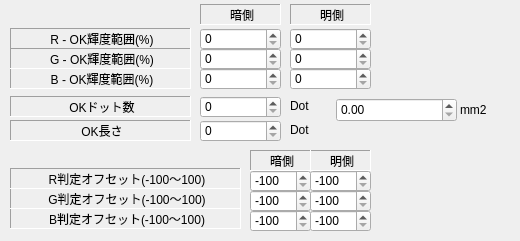
      <widget class="QWidget" name="tab_10">
       <attribute name="title">
        <string>RGB</string>
       </attribute>
       <widget class="QSpinBox" name="EditGThrOffsetBL">
        <property name="geometry">
         <rect>
          <x>250</x>
          <y>190</y>
          <width>61</width>
          <height>22</height>
         </rect>
        </property>
        <property name="minimum">
         <number>-100</number>
        </property>
        <property name="maximum">
         <number>100</number>
        </property>
        <property name="value">
         <number>-100</number>
        </property>
       </widget>
       <widget class="QLabel" name="label_39">
        <property name="geometry">
         <rect>
          <x>10</x>
          <y>208</y>
          <width>231</width>
          <height>21</height>
         </rect>
        </property>
        <property name="frameShape">
         <enum>QFrame::Panel</enum>
        </property>
        <property name="frameShadow">
         <enum>QFrame::Sunken</enum>
        </property>
        <property name="text">
         <string>B判定オフセット(-100～100)</string>
        </property>
        <property name="alignment">
         <set>Qt::AlignCenter|Qt::AlignHCenter|Qt::AlignLeading|Qt::AlignLeft|Qt::AlignVCenter</set>
        </property>
       </widget>
       <widget class="QLabel" name="label_37">
        <property name="geometry">
         <rect>
          <x>10</x>
          <y>188</y>
          <width>231</width>
          <height>21</height>
         </rect>
        </property>
        <property name="frameShape">
         <enum>QFrame::Panel</enum>
        </property>
        <property name="frameShadow">
         <enum>QFrame::Sunken</enum>
        </property>
        <property name="text">
         <string>G判定オフセット(-100～100)</string>
        </property>
        <property name="alignment">
         <set>Qt::AlignCenter|Qt::AlignHCenter|Qt::AlignLeading|Qt::AlignLeft|Qt::AlignVCenter</set>
        </property>
       </widget>
       <widget class="QLabel" name="label_59">
        <property name="geometry">
         <rect>
          <x>290</x>
          <y>120</y>
          <width>41</width>
          <height>20</height>
         </rect>
        </property>
        <property name="text">
         <string>Dot</string>
        </property>
       </widget>
       <widget class="QSpinBox" name="EditBrightWidthBBH">
        <property name="geometry">
         <rect>
          <x>290</x>
          <y>68</y>
          <width>81</width>
          <height>22</height>
         </rect>
        </property>
        <property name="maximum">
         <number>255</number>
        </property>
       </widget>
       <widget class="QLabel" name="label_20">
        <property name="geometry">
         <rect>
          <x>290</x>
          <y>4</y>
          <width>81</width>
          <height>21</height>
         </rect>
        </property>
        <property name="frameShape">
         <enum>QFrame::Panel</enum>
        </property>
        <property name="frameShadow">
         <enum>QFrame::Sunken</enum>
        </property>
        <property name="text">
         <string>明側</string>
        </property>
        <property name="alignment">
         <set>Qt::AlignCenter|Qt::AlignHCenter|Qt::AlignLeading|Qt::AlignLeft|Qt::AlignVCenter</set>
        </property>
       </widget>
       <widget class="QLabel" name="label_29">
        <property name="geometry">
         <rect>
          <x>10</x>
          <y>68</y>
          <width>181</width>
          <height>21</height>
         </rect>
        </property>
        <property name="frameShape">
         <enum>QFrame::Panel</enum>
        </property>
        <property name="frameShadow">
         <enum>QFrame::Sunken</enum>
        </property>
        <property name="text">
         <string>B - OK輝度範囲(%)</string>
        </property>
        <property name="alignment">
         <set>Qt::AlignCenter|Qt::AlignHCenter|Qt::AlignLeading|Qt::AlignLeft|Qt::AlignVCenter</set>
        </property>
       </widget>
       <widget class="QSpinBox" name="EditBrightWidthBRH">
        <property name="geometry">
         <rect>
          <x>290</x>
          <y>28</y>
          <width>81</width>
          <height>22</height>
         </rect>
        </property>
        <property name="maximum">
         <number>255</number>
        </property>
       </widget>
       <widget class="QLabel" name="label_18">
        <property name="geometry">
         <rect>
          <x>10</x>
          <y>96</y>
          <width>181</width>
          <height>21</height>
         </rect>
        </property>
        <property name="frameShape">
         <enum>QFrame::Panel</enum>
        </property>
        <property name="frameShadow">
         <enum>QFrame::Sunken</enum>
        </property>
        <property name="text">
         <string>OKドット数</string>
        </property>
        <property name="alignment">
         <set>Qt::AlignCenter|Qt::AlignHCenter|Qt::AlignLeading|Qt::AlignLeft|Qt::AlignVCenter</set>
        </property>
       </widget>
       <widget class="QLabel" name="label">
        <property name="geometry">
         <rect>
          <x>290</x>
          <y>96</y>
          <width>41</width>
          <height>20</height>
         </rect>
        </property>
        <property name="text">
         <string>Dot</string>
        </property>
       </widget>
       <widget class="QLabel" name="label_17">
        <property name="geometry">
         <rect>
          <x>10</x>
          <y>28</y>
          <width>181</width>
          <height>21</height>
         </rect>
        </property>
        <property name="frameShape">
         <enum>QFrame::Panel</enum>
        </property>
        <property name="frameShadow">
         <enum>QFrame::Sunken</enum>
        </property>
        <property name="text">
         <string>R - OK輝度範囲(%)</string>
        </property>
        <property name="alignment">
         <set>Qt::AlignCenter|Qt::AlignHCenter|Qt::AlignLeading|Qt::AlignLeft|Qt::AlignVCenter</set>
        </property>
       </widget>
       <widget class="QLabel" name="label_24">
        <property name="geometry">
         <rect>
          <x>10</x>
          <y>48</y>
          <width>181</width>
          <height>21</height>
         </rect>
        </property>
        <property name="frameShape">
         <enum>QFrame::Panel</enum>
        </property>
        <property name="frameShadow">
         <enum>QFrame::Sunken</enum>
        </property>
        <property name="text">
         <string>G - OK輝度範囲(%)</string>
        </property>
        <property name="alignment">
         <set>Qt::AlignCenter|Qt::AlignHCenter|Qt::AlignLeading|Qt::AlignLeft|Qt::AlignVCenter</set>
        </property>
       </widget>
       <widget class="QLabel" name="label_19">
        <property name="geometry">
         <rect>
          <x>200</x>
          <y>4</y>
          <width>81</width>
          <height>21</height>
         </rect>
        </property>
        <property name="frameShape">
         <enum>QFrame::Panel</enum>
        </property>
        <property name="frameShadow">
         <enum>QFrame::Sunken</enum>
        </property>
        <property name="text">
         <string>暗側</string>
        </property>
        <property name="alignment">
         <set>Qt::AlignCenter|Qt::AlignHCenter|Qt::AlignLeading|Qt::AlignLeft|Qt::AlignVCenter</set>
        </property>
       </widget>
       <widget class="QLabel" name="label_2">
        <property name="geometry">
         <rect>
          <x>460</x>
          <y>100</y>
          <width>51</width>
          <height>20</height>
         </rect>
        </property>
        <property name="text">
         <string>mm2</string>
        </property>
       </widget>
       <widget class="QSpinBox" name="EditBrightWidthBBL">
        <property name="geometry">
         <rect>
          <x>200</x>
          <y>68</y>
          <width>81</width>
          <height>22</height>
         </rect>
        </property>
        <property name="maximum">
         <number>255</number>
        </property>
       </widget>
       <widget class="QLabel" name="label_53">
        <property name="geometry">
         <rect>
          <x>10</x>
          <y>120</y>
          <width>181</width>
          <height>21</height>
         </rect>
        </property>
        <property name="frameShape">
         <enum>QFrame::Panel</enum>
        </property>
        <property name="frameShadow">
         <enum>QFrame::Sunken</enum>
        </property>
        <property name="text">
         <string>OK長さ</string>
        </property>
        <property name="alignment">
         <set>Qt::AlignCenter|Qt::AlignHCenter|Qt::AlignLeading|Qt::AlignLeft|Qt::AlignVCenter</set>
        </property>
       </widget>
       <widget class="QDoubleSpinBox" name="doubleSpinBoxOKDotB">
        <property name="geometry">
         <rect>
          <x>336</x>
          <y>98</y>
          <width>121</width>
          <height>24</height>
         </rect>
        </property>
       </widget>
       <widget class="QSpinBox" name="EditRThrOffsetBH">
        <property name="geometry">
         <rect>
          <x>310</x>
          <y>170</y>
          <width>61</width>
          <height>22</height>
         </rect>
        </property>
        <property name="minimum">
         <number>-100</number>
        </property>
        <property name="maximum">
         <number>100</number>
        </property>
        <property name="value">
         <number>-100</number>
        </property>
       </widget>
       <widget class="QSpinBox" name="EditBrightWidthBGH">
        <property name="geometry">
         <rect>
          <x>290</x>
          <y>48</y>
          <width>81</width>
          <height>22</height>
         </rect>
        </property>
        <property name="maximum">
         <number>255</number>
        </property>
       </widget>
       <widget class="QSpinBox" name="EditBrightWidthBGL">
        <property name="geometry">
         <rect>
          <x>200</x>
          <y>48</y>
          <width>81</width>
          <height>22</height>
         </rect>
        </property>
        <property name="maximum">
         <number>255</number>
        </property>
       </widget>
       <widget class="QSpinBox" name="EditBrightWidthBRL">
        <property name="geometry">
         <rect>
          <x>200</x>
          <y>28</y>
          <width>81</width>
          <height>22</height>
         </rect>
        </property>
        <property name="maximum">
         <number>255</number>
        </property>
       </widget>
       <widget class="QLabel" name="label_40">
        <property name="geometry">
         <rect>
          <x>310</x>
          <y>150</y>
          <width>61</width>
          <height>21</height>
         </rect>
        </property>
        <property name="frameShape">
         <enum>QFrame::Panel</enum>
        </property>
        <property name="frameShadow">
         <enum>QFrame::Sunken</enum>
        </property>
        <property name="text">
         <string>明側</string>
        </property>
        <property name="alignment">
         <set>Qt::AlignCenter|Qt::AlignHCenter|Qt::AlignLeading|Qt::AlignLeft|Qt::AlignVCenter</set>
        </property>
       </widget>
       <widget class="QSpinBox" name="EditRThrOffsetBL">
        <property name="geometry">
         <rect>
          <x>250</x>
          <y>170</y>
          <width>61</width>
          <height>22</height>
         </rect>
        </property>
        <property name="minimum">
         <number>-100</number>
        </property>
        <property name="maximum">
         <number>100</number>
        </property>
        <property name="value">
         <number>-100</number>
        </property>
       </widget>
       <widget class="QSpinBox" name="EditOKLengthB">
        <property name="geometry">
         <rect>
          <x>200</x>
          <y>120</y>
          <width>81</width>
          <height>22</height>
         </rect>
        </property>
        <property name="maximum">
         <number>99999999</number>
        </property>
       </widget>
       <widget class="QSpinBox" name="EditGThrOffsetBH">
        <property name="geometry">
         <rect>
          <x>310</x>
          <y>190</y>
          <width>61</width>
          <height>22</height>
         </rect>
        </property>
        <property name="minimum">
         <number>-100</number>
        </property>
        <property name="maximum">
         <number>100</number>
        </property>
        <property name="value">
         <number>-100</number>
        </property>
       </widget>
       <widget class="QSpinBox" name="EditOKDotB">
        <property name="geometry">
         <rect>
          <x>200</x>
          <y>96</y>
          <width>81</width>
          <height>22</height>
         </rect>
        </property>
        <property name="maximum">
         <number>99999999</number>
        </property>
       </widget>
       <widget class="QLabel" name="label_51">
        <property name="geometry">
         <rect>
          <x>250</x>
          <y>150</y>
          <width>61</width>
          <height>21</height>
         </rect>
        </property>
        <property name="frameShape">
         <enum>QFrame::Panel</enum>
        </property>
        <property name="frameShadow">
         <enum>QFrame::Sunken</enum>
        </property>
        <property name="text">
         <string>暗側</string>
        </property>
        <property name="alignment">
         <set>Qt::AlignCenter|Qt::AlignHCenter|Qt::AlignLeading|Qt::AlignLeft|Qt::AlignVCenter</set>
        </property>
       </widget>
       <widget class="QLabel" name="label_38">
        <property name="geometry">
         <rect>
          <x>10</x>
          <y>168</y>
          <width>231</width>
          <height>21</height>
         </rect>
        </property>
        <property name="frameShape">
         <enum>QFrame::Panel</enum>
        </property>
        <property name="frameShadow">
         <enum>QFrame::Sunken</enum>
        </property>
        <property name="text">
         <string>R判定オフセット(-100～100)</string>
        </property>
        <property name="alignment">
         <set>Qt::AlignCenter|Qt::AlignHCenter|Qt::AlignLeading|Qt::AlignLeft|Qt::AlignVCenter</set>
        </property>
       </widget>
       <widget class="QSpinBox" name="EditBThrOffsetBH">
        <property name="geometry">
         <rect>
          <x>310</x>
          <y>210</y>
          <width>61</width>
          <height>22</height>
         </rect>
        </property>
        <property name="minimum">
         <number>-100</number>
        </property>
        <property name="maximum">
         <number>100</number>
        </property>
        <property name="value">
         <number>-100</number>
        </property>
       </widget>
       <widget class="QSpinBox" name="EditBThrOffsetBL">
        <property name="geometry">
         <rect>
          <x>250</x>
          <y>210</y>
          <width>61</width>
          <height>22</height>
         </rect>
        </property>
        <property name="minimum">
         <number>-100</number>
        </property>
        <property name="maximum">
         <number>100</number>
        </property>
        <property name="value">
         <number>-100</number>
        </property>
       </widget>
      </widget>
